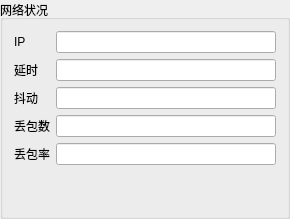
            <widget class="QGroupBox" name="advanceGroupBox">
             <property name="minimumSize">
              <size>
               <width>290</width>
               <height>0</height>
              </size>
             </property>
             <property name="maximumSize">
              <size>
               <width>290</width>
               <height>16777215</height>
              </size>
             </property>
             <property name="title">
              <string>网络状况</string>
             </property>
             <layout class="QGridLayout" name="gridLayout_23">
              <item row="0" column="0">
               <layout class="QGridLayout" name="gridLayout_24">
                <item row="0" column="0">
                 <widget class="QLabel" name="label_19">
                  <property name="text">
                   <string>IP</string>
                  </property>
                 </widget>
                </item>
                <item row="0" column="1">
                 <widget class="QLineEdit" name="lineEdit_11"/>
                </item>
                <item row="1" column="0">
                 <widget class="QLabel" name="label_20">
                  <property name="text">
                   <string>延时</string>
                  </property>
                 </widget>
                </item>
                <item row="1" column="1">
                 <widget class="QLineEdit" name="lineEdit_12"/>
                </item>
                <item row="2" column="0">
                 <widget class="QLabel" name="label_21">
                  <property name="text">
                   <string>抖动</string>
                  </property>
                 </widget>
                </item>
                <item row="2" column="1">
                 <widget class="QLineEdit" name="lineEdit_13"/>
                </item>
                <item row="3" column="0">
                 <widget class="QLabel" name="label_22">
                  <property name="text">
                   <string>丢包数</string>
                  </property>
                 </widget>
                </item>
                <item row="3" column="1">
                 <widget class="QLineEdit" name="lineEdit_14"/>
                </item>
                <item row="4" column="0">
                 <widget class="QLabel" name="label_23">
                  <property name="text">
                   <string>丢包率</string>
                  </property>
                 </widget>
                </item>
                <item row="4" column="1">
                 <widget class="QLineEdit" name="lineEdit_15"/>
                </item>
               </layout>
              </item>
              <item row="1" column="0">
               <spacer name="verticalSpacer_6">
                <property name="orientation">
                 <enum>Qt::Vertical</enum>
                </property>
                <property name="sizeHint" stdset="0">
                 <size>
                  <width>20</width>
                  <height>40</height>
                 </size>
                </property>
               </spacer>
              </item>
             </layout>
            </widget>
